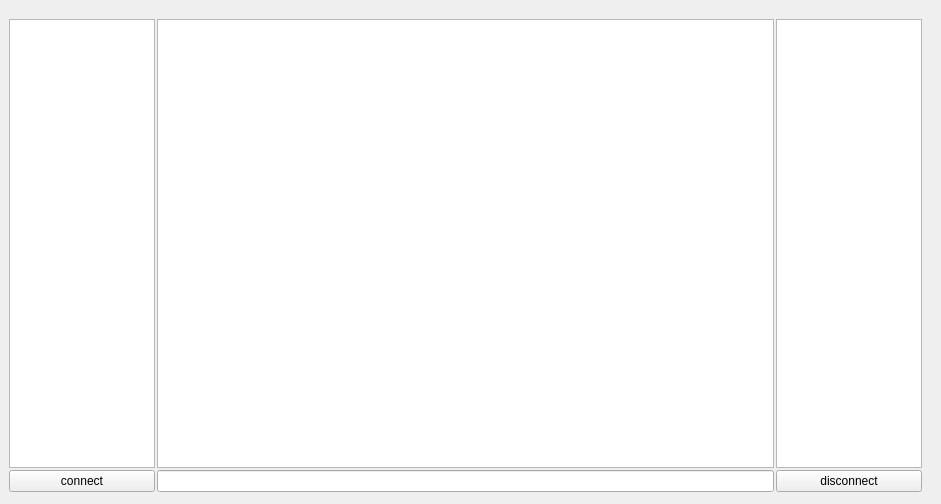
<?xml version="1.0" encoding="UTF-8"?>
<ui version="4.0">
 <class>IrcClientPage</class>
 <widget class="QWidget" name="IrcClientPage">
  <property name="geometry">
   <rect>
    <x>0</x>
    <y>0</y>
    <width>941</width>
    <height>504</height>
   </rect>
  </property>
  <property name="windowTitle">
   <string>Form</string>
  </property>
  <widget class="QWidget" name="layoutWidget">
   <property name="geometry">
    <rect>
     <x>0</x>
     <y>10</y>
     <width>931</width>
     <height>491</height>
    </rect>
   </property>
   <layout class="QHBoxLayout" name="horizontalLayout">
    <property name="spacing">
     <number>2</number>
    </property>
    <item>
     <layout class="QVBoxLayout" name="verticalLayout_2" stretch="0,0">
      <property name="spacing">
       <number>2</number>
      </property>
      <property name="leftMargin">
       <number>9</number>
      </property>
      <property name="topMargin">
       <number>9</number>
      </property>
      <property name="rightMargin">
       <number>0</number>
      </property>
      <property name="bottomMargin">
       <number>9</number>
      </property>
      <item>
       <widget class="QListView" name="bufferList">
        <property name="maximumSize">
         <size>
          <width>191</width>
          <height>16777215</height>
         </size>
        </property>
        <property name="frameShadow">
         <enum>QFrame::Raised</enum>
        </property>
       </widget>
      </item>
      <item>
       <widget class="QPushButton" name="connectButton">
        <property name="maximumSize">
         <size>
          <width>191</width>
          <height>27</height>
         </size>
        </property>
        <property name="text">
         <string>connect</string>
        </property>
       </widget>
      </item>
     </layout>
    </item>
    <item>
     <layout class="QVBoxLayout" name="verticalLayout_3">
      <item>
       <widget class="QFrame" name="frame_2">
        <property name="frameShape">
         <enum>QFrame::NoFrame</enum>
        </property>
        <property name="frameShadow">
         <enum>QFrame::Raised</enum>
        </property>
        <layout class="QVBoxLayout" name="verticalLayout">
         <property name="spacing">
          <number>2</number>
         </property>
         <property name="leftMargin">
          <number>0</number>
         </property>
         <property name="rightMargin">
          <number>0</number>
         </property>
         <item>
          <widget class="QTextEdit" name="textEdit">
           <property name="minimumSize">
            <size>
             <width>617</width>
             <height>0</height>
            </size>
           </property>
          </widget>
         </item>
         <item>
          <widget class="QLineEdit" name="lineEdit"/>
         </item>
        </layout>
       </widget>
      </item>
     </layout>
    </item>
    <item>
     <layout class="QVBoxLayout" name="verticalLayout_4" stretch="0,0">
      <property name="spacing">
       <number>2</number>
      </property>
      <property name="leftMargin">
       <number>0</number>
      </property>
      <property name="topMargin">
       <number>9</number>
      </property>
      <property name="rightMargin">
       <number>9</number>
      </property>
      <property name="bottomMargin">
       <number>9</number>
      </property>
      <item>
       <widget class="QListView" name="userList">
        <property name="maximumSize">
         <size>
          <width>191</width>
          <height>16777215</height>
         </size>
        </property>
        <property name="frameShadow">
         <enum>QFrame::Raised</enum>
        </property>
       </widget>
      </item>
      <item>
       <widget class="QPushButton" name="dconnectButton">
        <property name="maximumSize">
         <size>
          <width>191</width>
          <height>27</height>
         </size>
        </property>
        <property name="text">
         <string>disconnect</string>
        </property>
       </widget>
      </item>
     </layout>
    </item>
   </layout>
  </widget>
 </widget>
 <resources>
  <include location="../bitcoin.qrc"/>
 </resources>
 <connections/>
</ui>
